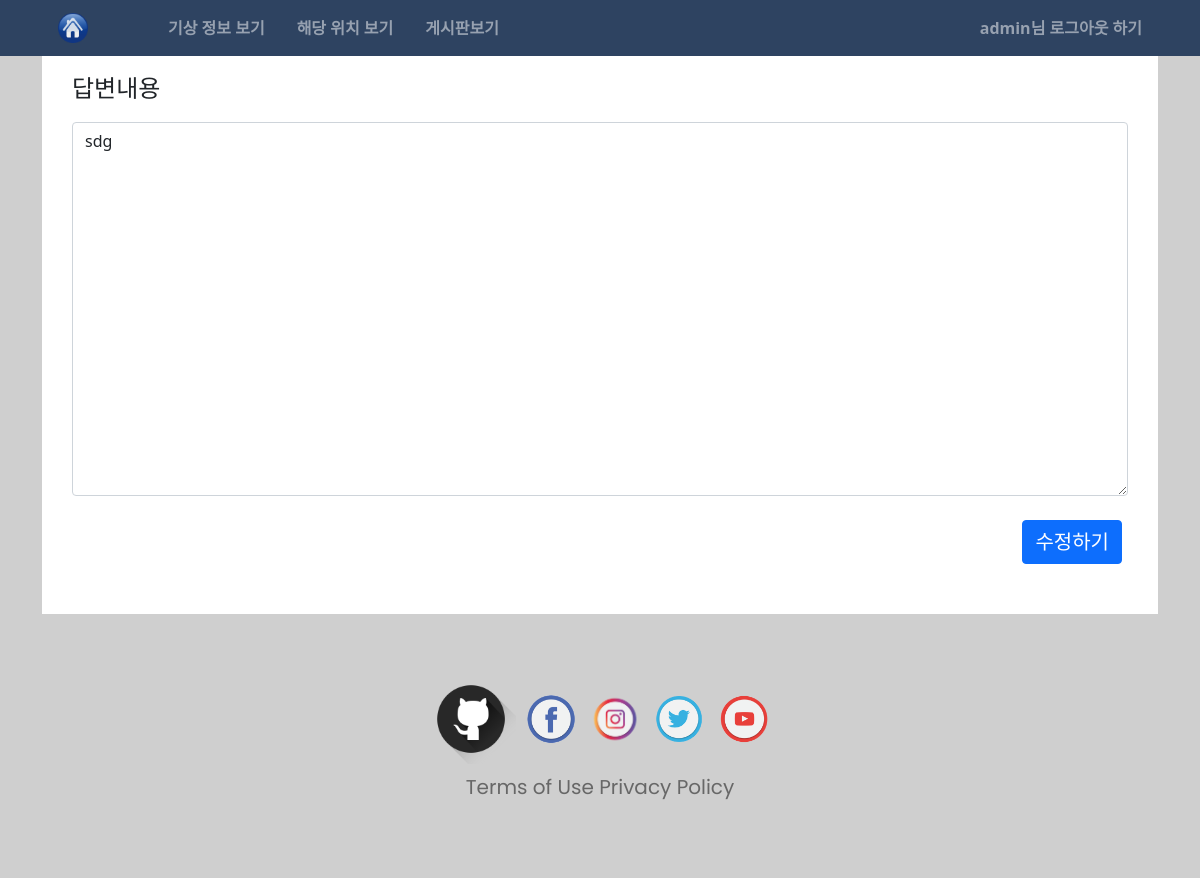
Before: /board/answer/modify/50/ (signed in) with the older database file.
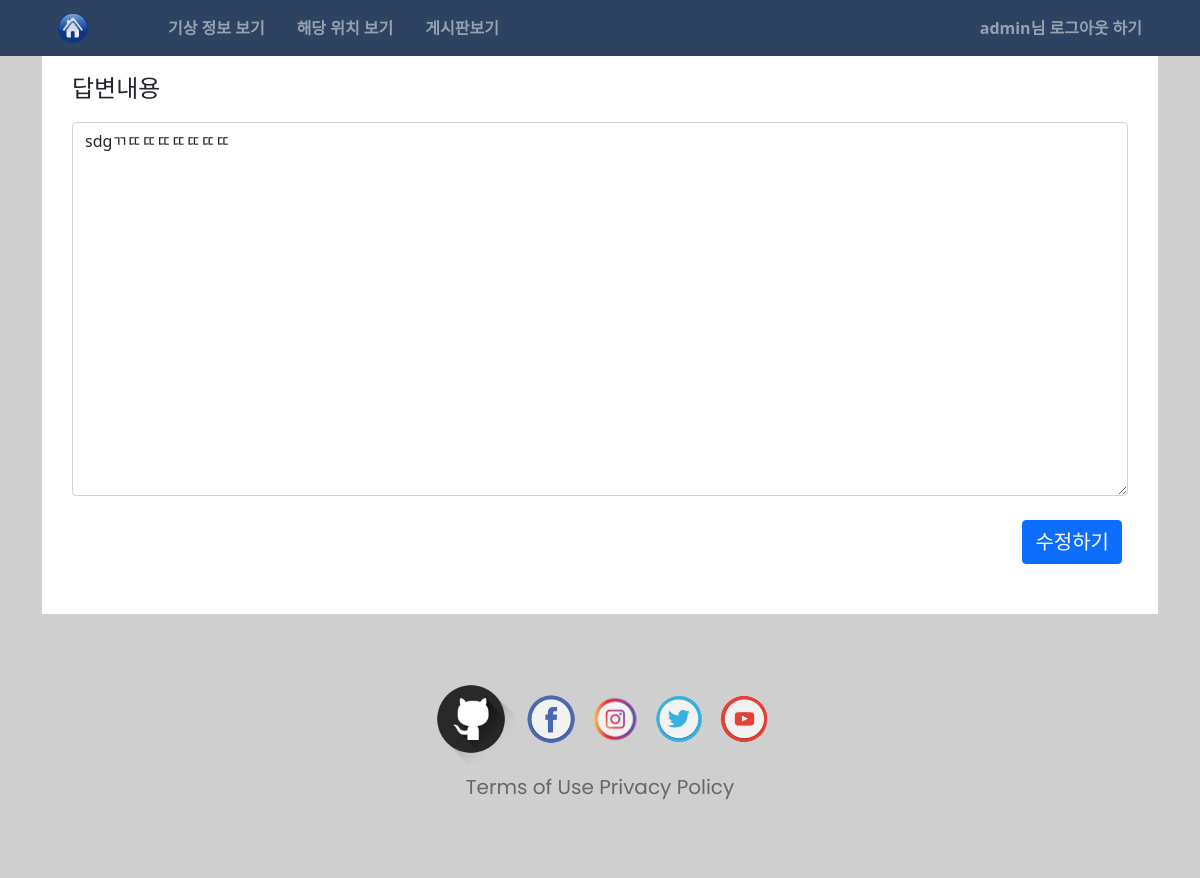
After: the same page with the newer database file.
### board/models.py (models this page shows)
class Answer(models.Model):
  question = models.ForeignKey(Question,on_delete=models.CASCADE)
  content = models.TextField()
  create_date = models.DateTimeField()
  author = models.ForeignKey(User,on_delete=models.CASCADE, related_name='answer_question')
  modify_date = models.DateTimeField(null=True, blank=True)
  voter = models.ManyToManyField(User,related_name='voter_answer')
  devoter = models.ManyToManyField(User, related_name='devoter_answer')

### board/views/answer_views.py (the view)
# urls.py: path('answer/modify/<int:answer_id>/', answer_views.answer_modify, name='answer_modify'),
@login_required(login_url='common:login')
def answer_modify(request,answer_id):
  answer = get_object_or_404(Answer, pk=answer_id)
  if request.user != answer.author:
      messages.error(request, '수정권한이 없습니다')
      return redirect('pybo:detail', question_id=answer.question.id)
  if request.method == "POST":
      form = AnswerForm(request.POST, instance=answer)
      if form.is_valid():
          answer = form.save(commit=False)
          answer.modify_date = timezone.now()
          answer.save()
          return redirect('{}#answer_{}'.format(resolve_url('board:detail', question_id=answer.question.id), answer.id))
  else:
      form = AnswerForm(instance=answer)
  context = {'answer': answer, 'form': form}
  return render(request, 'board/answer_form.html', context)

### board/forms.py
class AnswerForm(forms.ModelForm):
  class Meta:
    model = Answer
    fields = ['content']
    labels = {'content':'내용'}

### templates/board/answer_form.html (shortened to what this page needs)
{% extends "base.html" %}
{% block content %}
<div class="container">
  <div class="main-wall">
    <form method="post">
      <div class="form-group">
        <label class="fs-4 mb-3" for="content">답변내용</label>
        <textarea name="content" id="content" class="form-control mb-4" rows="15">{{ form.content.value|default_if_none:'' }}</textarea>
        <button style="margin-left: 90%; font-size:20px;" class="btn btn-primary" type="submit">수정하기</button>
      </div>
    </form>
  </div>
</div>
  <footer>
    {% include 'footer.html' %}
  </footer>
{% endblock content %}

Changed rows visible on the page:
changed Answer: content "sdg" → "sdgㄲㄸㄸㄸㄸㄸㄸㄸ"
